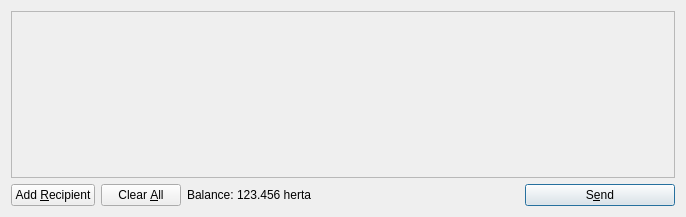
<?xml version="1.0" encoding="UTF-8"?>
<ui version="4.0">
 <class>SendCoinsDialog</class>
 <widget class="QDialog" name="SendCoinsDialog">
  <property name="geometry">
   <rect>
    <x>0</x>
    <y>0</y>
    <width>686</width>
    <height>217</height>
   </rect>
  </property>
  <property name="windowTitle">
   <string>Send Coins</string>
  </property>
  <layout class="QVBoxLayout" name="verticalLayout">
   <item>
    <widget class="QScrollArea" name="scrollArea">
     <property name="widgetResizable">
      <bool>true</bool>
     </property>
     <widget class="QWidget" name="scrollAreaWidgetContents">
      <property name="geometry">
       <rect>
        <x>0</x>
        <y>0</y>
        <width>666</width>
        <height>165</height>
       </rect>
      </property>
      <layout class="QVBoxLayout" name="verticalLayout_2">
       <property name="margin">
        <number>0</number>
       </property>
       <item>
        <layout class="QVBoxLayout" name="entries">
         <property name="spacing">
          <number>6</number>
         </property>
        </layout>
       </item>
       <item>
        <spacer name="verticalSpacer">
         <property name="orientation">
          <enum>Qt::Vertical</enum>
         </property>
         <property name="sizeHint" stdset="0">
          <size>
           <width>20</width>
           <height>40</height>
          </size>
         </property>
        </spacer>
       </item>
      </layout>
     </widget>
    </widget>
   </item>
   <item>
    <layout class="QHBoxLayout" name="horizontalLayout">
     <item>
      <widget class="QPushButton" name="addButton">
       <property name="toolTip">
        <string>Send to multiple recipients at once</string>
       </property>
       <property name="text">
        <string>Add &amp;Recipient</string>
       </property>
       <property name="icon">
        <iconset resource="../bitcoin.qrc">
         <normaloff>:/icons/add</normaloff>:/icons/add</iconset>
       </property>
       <property name="autoDefault">
        <bool>false</bool>
       </property>
      </widget>
     </item>
     <item>
      <widget class="QPushButton" name="clearButton">
       <property name="sizePolicy">
        <sizepolicy hsizetype="Minimum" vsizetype="Fixed">
         <horstretch>0</horstretch>
         <verstretch>0</verstretch>
        </sizepolicy>
       </property>
       <property name="toolTip">
        <string>Remove all transaction fields</string>
       </property>
       <property name="text">
        <string>Clear &amp;All</string>
       </property>
       <property name="icon">
        <iconset resource="../bitcoin.qrc">
         <normaloff>:/icons/remove</normaloff>:/icons/remove</iconset>
       </property>
       <property name="autoRepeatDelay">
        <number>300</number>
       </property>
       <property name="autoDefault">
        <bool>false</bool>
       </property>
      </widget>
     </item>
     <item>
      <layout class="QHBoxLayout" name="horizontalLayout_2">
       <property name="spacing">
        <number>3</number>
       </property>
       <item>
        <widget class="QLabel" name="label">
         <property name="text">
          <string>Balance:</string>
         </property>
        </widget>
       </item>
       <item>
        <widget class="QLabel" name="labelBalance">
         <property name="cursor">
          <cursorShape>IBeamCursor</cursorShape>
         </property>
         <property name="text">
          <string>123.456 herta</string>
         </property>
         <property name="textInteractionFlags">
          <set>Qt::LinksAccessibleByMouse|Qt::TextSelectableByKeyboard|Qt::TextSelectableByMouse</set>
         </property>
        </widget>
       </item>
      </layout>
     </item>
     <item>
      <spacer name="horizontalSpacer">
       <property name="orientation">
        <enum>Qt::Horizontal</enum>
       </property>
       <property name="sizeHint" stdset="0">
        <size>
         <width>40</width>
         <height>20</height>
        </size>
       </property>
      </spacer>
     </item>
     <item>
      <widget class="QPushButton" name="sendButton">
       <property name="minimumSize">
        <size>
         <width>150</width>
         <height>0</height>
        </size>
       </property>
       <property name="toolTip">
        <string>Confirm the send action</string>
       </property>
       <property name="text">
        <string>S&amp;end</string>
       </property>
       <property name="icon">
        <iconset resource="../bitcoin.qrc">
         <normaloff>:/icons/send</normaloff>:/icons/send</iconset>
       </property>
       <property name="default">
        <bool>true</bool>
       </property>
      </widget>
     </item>
    </layout>
   </item>
  </layout>
 </widget>
 <resources>
  <include location="../bitcoin.qrc"/>
 </resources>
 <connections/>
</ui>
